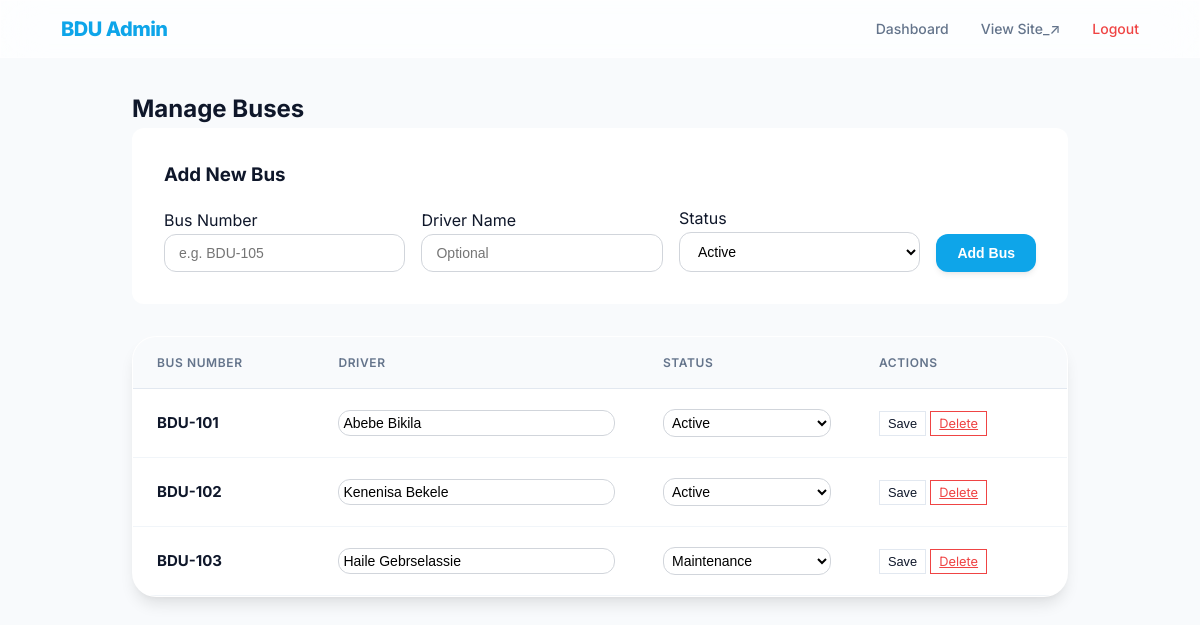
The page /admin/buses.php (signed in) on the database its author committed.
### tables this page shows
CREATE TABLE `buses` (
  `bus_id` int(11) NOT NULL AUTO_INCREMENT,
  `bus_number` varchar(20) NOT NULL,  
  `driver_name` varchar(100) DEFAULT NULL,
  `driver_contact` varchar(20) DEFAULT NULL,
  `capacity` int(11) DEFAULT 50,
  `status` enum('active','maintenance','inactive') DEFAULT 'active',
  PRIMARY KEY (`bus_id`),
  UNIQUE KEY `bus_number` (`bus_number`)
);

### admin/buses.php (the view, shortened to what this page needs)
<?php
require_once '../config/db_connect.php';
$buses = $pdo->query("SELECT * FROM buses ORDER BY bus_number ASC")->fetchAll();
?>
<!DOCTYPE html>
<html lang="en">
<head>
    <link rel="stylesheet" href="https://cdnjs.cloudflare.com/ajax/libs/font-awesome/6.4.0/css/all.min.css">
    <link rel="stylesheet" href="../assets/css/style.css">
</head>
<body style="background: #f8fafc;">
    <nav class="navbar glass" style="position: sticky;">
        <a href="dashboard.php" class="logo">BDU Admin</a>
        <div class="nav-links">
            <a href="dashboard.php">Dashboard</a>
            <a href="../index.php" target="_blank">View Site_&nearr;</a>
            <a href="logout.php" style="color: var(--danger-color);">Logout</a>
        </div>
    </nav>
    <div class="admin-container">
        <h2>Manage Buses</h2>
        <div class="form-card">
            <h3 style="margin-bottom: 1rem;">Add New Bus</h3>
            <form method="POST" style="display: flex; gap: 1rem; flex-wrap: wrap; align-items: flex-end;">
                <div style="flex: 1; min-width: 200px;">
                    <label>Bus Number</label>
                    <input type="text" name="bus_number" class="form-control" required placeholder="e.g. BDU-105">
                </div>
                <div style="flex: 1; min-width: 200px;">
                    <label>Driver Name</label>
                    <input type="text" name="driver_name" class="form-control" placeholder="Optional">
                </div>
                <div style="flex: 1; min-width: 150px;">
                    <label>Status</label>
                    <select name="status" class="form-control">
                        <option value="active">Active</option>
                    </select>
                </div>
                <button type="submit" class="btn btn-primary">Add Bus</button>
            </form>
        </div>
        <div class="table-container">
            <table>
                <thead>
                    <tr>
                        <th>Bus Number</th>
                        <th>Driver</th>
                        <th>Status</th>
                        <th>Actions</th>
                    </tr>
                </thead>
                <tbody>
                    <?php foreach ($buses as $row): ?>
                        <tr>
                            <form method="POST">
                                <td><strong><?php echo htmlspecialchars($row['bus_number']); ?></strong></td>
                                <td>
                                    <input type="text" name="driver_name"
                                        value="<?php echo htmlspecialchars($row['driver_name']); ?>" class="form-control"
                                        style="padding: 0.25rem;">
                                </td>
                                <td>
                                    <select name="status" class="form-control" style="padding: 0.25rem;">
                                        <option value="active" <?php if ($row['status'] == 'active')
                                            echo 'selected'; ?>>Active
                                        </option>
                                        <option value="maintenance" <?php if ($row['status'] == 'maintenance')
                                            echo 'selected'; ?>>Maintenance</option>
                                    </select>
                                </td>
                                <td>
                                    <button type="submit" class="btn-outline"
                                        style="padding: 0.25rem 0.5rem; font-size: 0.8rem;">Save</button>
                                    <a href="?action=delete&id=<?php echo $row['bus_id']; ?>" class="btn-outline"
                                        style="padding: 0.25rem 0.5rem; font-size: 0.8rem; border-color: var(--danger-color); color: var(--danger-color);"
                                        onclick="return confirm('Delete this bus?');">
                                        Delete
                                    </a>
                                </td>
                            </form>
                        </tr>
                    <?php endforeach; ?>
                </tbody>
            </table>
        </div>
    </div>
</body>
</html>

### assets/css/style.css (style rules this page uses)
:root { --primary-color: #0ea5e9; --primary-hover: #0284c7; --primary-dark: #075985; --primary-light: rgba(14, 165, 233, 0.1); --secondary-color: #10b981; --accent-color: #f59e0b; --danger-color: #ef4444; --success-color: #10b981; --warning-color: #f59e0b; --bg-main: #fcfdfe; --bg-card: #ffffff; --text-main: #0f172a; --text-muted: #64748b; --text-light: #f1f5f9; --shadow-sm: 0 1px 2px 0 rgb(0 0 0 / 0.05); --shadow-md: 0 4px 6px -1px rgb(0 0 0 / 0.07), 0 2px 4px -2px rgb(0 0 0 / 0.06); --shadow-lg: 0 10px 15px -3px rgb(0 0 0 / 0.1), 0 4px 6px -4px rgb(0 0 0 / 0.05); --shadow-xl: 0 25px 50px -12px rgba(0, 0, 0, 0.15); --shadow-primary: 0 10px 15px -3px rgba(14, 165, 233, 0.3); --radius-sm: 0.5rem; --radius-md: 0.75rem; --radius-lg: 1rem; --radius-xl: 1.5rem; --transition: all 0.4s cubic-bezier(0.16, 1, 0.3, 1); --glass-bg: rgba(255, 255, 255, 0.7); --glass-border: 1px solid rgba(255, 255, 255, 0.4); }
* { margin: 0; padding: 0; box-sizing: border-box; }
body { font-family: "Outfit", "Inter", system-ui, -apple-system, sans-serif; background-color: var(--bg-main); color: var(--text-main); line-height: 1.6; overflow-x: hidden; background-image: radial-gradient( at 0% 0%, rgba(14, 165, 233, 0.08) 0px, transparent 50% ), radial-gradient(at 100% 100%, rgba(16, 185, 129, 0.05) 0px, transparent 50%), radial-gradient(at 50% 50%, rgba(245, 158, 11, 0.02) 0px, transparent 50%); background-attachment: fixed; }
.glass { background: var(--glass-bg); backdrop-filter: blur(20px) saturate(180%); -webkit-backdrop-filter: blur(20px) saturate(180%); border: var(--glass-border); }
.btn { display: inline-flex; align-items: center; justify-content: center; padding: 0.625rem 1.25rem; border-radius: var(--radius-md); font-weight: 600; font-size: 0.875rem; transition: var(--transition); cursor: pointer; border: 1px solid transparent; gap: 0.5rem; text-decoration: none; }
.btn-primary { background-color: var(--primary-color); color: white; box-shadow: var(--shadow-md); }
.btn-outline { background-color: transparent; border: 1px solid #e2e8f0; color: var(--text-main); }
.navbar { position: fixed; top: 0; left: 0; right: 0; padding: 0.75rem 5%; display: flex; justify-content: space-between; align-items: center; z-index: 1000; transition: var(--transition); border-bottom: var(--glass-border); }
.logo { display: flex; align-items: center; gap: 0.5rem; font-size: 1.25rem; font-weight: 800; color: var(--primary-color); text-decoration: none; letter-spacing: -0.025em; }
.nav-links { display: flex; align-items: center; gap: 2rem; }
.nav-links a { color: var(--text-muted); text-decoration: none; font-weight: 500; font-size: 0.875rem; transition: var(--transition); }
.table-container { background: var(--bg-card); border-radius: var(--radius-xl); box-shadow: var(--shadow-lg); overflow: hidden; border: var(--glass-border); }
table { width: 100%; border-collapse: collapse; }
th { background: #f8fafc; padding: 1rem 1.5rem; text-align: left; font-size: 0.75rem; font-weight: 600; text-transform: uppercase; letter-spacing: 0.05em; color: var(--text-muted); border-bottom: 1px solid #e2e8f0; }
td { padding: 1.25rem 1.5rem; font-size: 0.9375rem; border-bottom: 1px solid #f1f5f9; }
.form-control { width: 100%; padding: 0.625rem 0.875rem; border-radius: var(--radius-md); border: 1px solid #d1d5db; background-color: white; font-size: 0.875rem; transition: var(--transition); }

### admin/buses.php (style rules this page uses)
.admin-container { padding: 2rem; max-width: 1000px; margin: 0 auto; }
.form-card { background: white; padding: 2rem; border-radius: var(--radius-md); box-shadow: var(--shadow-main); margin-bottom: 2rem; }

### rows shown on the page
buses: bus_number "BDU-101", driver_name "Abebe Bikila", status "Active"
buses: bus_number "BDU-102", driver_name "Kenenisa Bekele", status "Active"
buses: bus_number "BDU-103", driver_name "Haile Gebrselassie", status "Maintenance"
